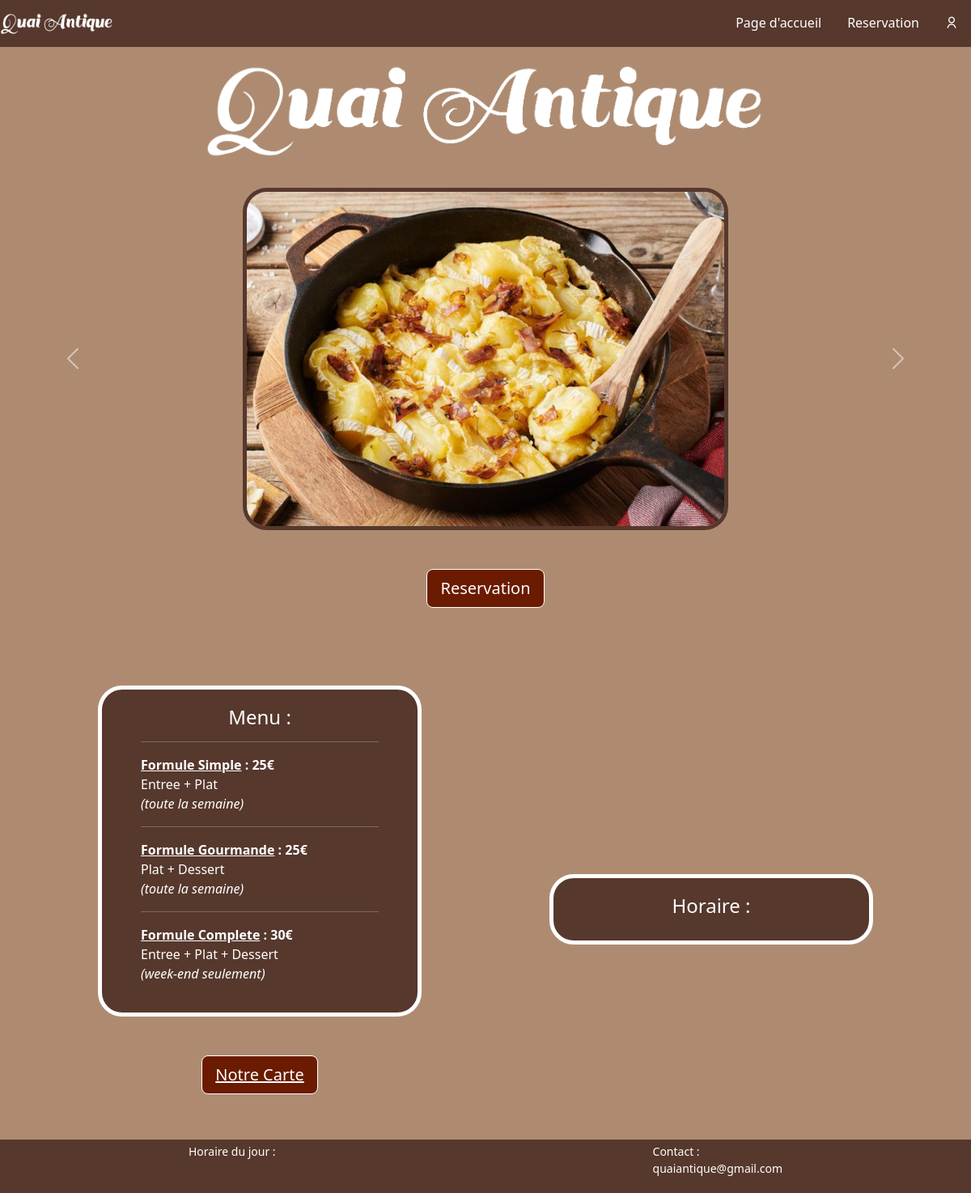
The page / on the database its author committed.
### tables this page shows
CREATE TABLE `galerieImage` (
    `galerieImage_id` INT(11) NOT NULL PRIMARY KEY AUTO_INCREMENT,
    `galerieImage_name` VARCHAR(36) NOT NULL UNIQUE,
    `galerieImage_imgLink` VARCHAR(255) NOT NULL UNIQUE
);

CREATE TABLE `menu` (
    `menu_id` INT(3) NOT NULL PRIMARY KEY AUTO_INCREMENT,
    `menu_title` VARCHAR(36) NOT NULL,
    `menu_description` VARCHAR(56) NOT NULL,
    `menu_horaire` VARCHAR(36) NOT NULL,
    `menu_prix` INT(3) NOT NULL
);

### index.php (the view, shortened to what this page needs)
<?php
include 'mysql/connect.php';
?>
<!DOCTYPE html>
<html lang="en">
<head>
    <link href="https://cdn.jsdelivr.net/npm/bootstrap@5.3.0/dist/css/bootstrap.min.css" rel="stylesheet">
    <link href="https://cdn.jsdelivr.net/npm/remixicon@2.3.0/fonts/remixicon.css" rel="stylesheet">
    <link rel="stylesheet" href="stylesheets/style.css" />
    <link rel="stylesheet" href="stylesheets/button.css" />
</head>
<body>
    <nav class="navbar fixed-top justify-content-between">
        <a class="navbar-brand" href="#header">
            <img src="assets/logo.png" width="140" height="30" />
        </a>
        <ul class="nav justify-content-end">
            <li class="nav-item">
                <a class="nav-link" href="#header">Page d'accueil</a>
            </li>
            <li class="nav-item">
                <a class="nav-link" href="page-reservation.php">Reservation</a>
            </li>
            <li class="nav-item">
                <a class="nav-link" href="compte.php">
                    <i class="ri-user-line"></i>
                </a>
            </li>
        </ul>
    </nav>
    <header id="header">
        <div class="text-center mt-5 py-4">
            <img src="assets/logo.png" width="700" height="130" class="img-fluid" alt="Responsive image" />
        </div>
    </header>
    <main>
        <section class="images nav-pc">
            <div id="carouselGalerieImage" class="carousel slide" data-ride="carousel">
                <div class="carousel-inner">
                    <?php
                    $isfirst = true;
                    foreach ($pdo->query("SELECT * FROM `galerieImage` ORDER BY `galerieImage_id`", PDO::FETCH_ASSOC) as $img) {
                        if ($isfirst) {
                            $isfirst = false;
                            echo
                            "<div class='carousel-item active'>
                                <img class='d-block w-50 mx-auto' src=" . $img['galerieImage_imgLink'] . ">
                                <div class='box carousel-caption d-none d-md-block'>
                                    <h5 class='text-hover'>" . $img['galerieImage_name'] . "</h5>
                                </div>
                            </div>";
                        }
                    }
                    ?>
                </div>
                <button class="carousel-control-prev" href="#carouselGalerieImage" role="button" data-slide="prev">
                    <span class="carousel-control-prev-icon"></span>
                </button>
                <button class="carousel-control-next" href="#carouselGalerieImage" role="button" data-slide="next">
                    <span class="carousel-control-next-icon"></span>
                </button>
            </div>
        </section>
        <section>
            <div class="text-center py-5" id="reservation">
                <a href="php-pages/page-reservation.php" class="btn btn-quaiAntique btn-lg">Reservation</a><br><br>
            </div>
        </section>
        <section class="container -appear mt-3 py-2 nav-pc">
            <article class="d-flex justify-content-around align-items-center">
                <div class="order-lg-1">
                    <div class="box px-5" id="menu">
                        <h4 class="text-center">Menu :</h4>
                        <?php
                        foreach ($pdo->query("SELECT * FROM `menu` ORDER BY `menu_id`", PDO::FETCH_ASSOC) as $m) {
                            echo "<hr></hr> <p> <b><u>" . $m['menu_title'] . "</u> : " . $m['menu_prix'] . "€</b><br>" . $m['menu_description'] . "<br> <i>(" . $m['menu_horaire'] . ")</i> </p>";
                        }
                        ?>
                    </div>
                    <div class="text-center px-5 py-5" id="carte">
                        <button type="button" class="btn btn-quaiAntique btn-lg">
                            <a class="text-url-button" href="php-pages/carte.php">Notre Carte </a>
                        </button>
                    </div>
                </div>
                <div class="order-lg-2">
                    <div class="box text-center px-5" id="horaire">
                        <h4>Horaire :</h4>
                    </div>
                </div>
            </article>
        </section>
    </main>
    <footer class="py-1 d-flex justify-content-around ">
        <div class="HoraireAujourdhui small">
            Horaire du jour : <br>
        </div>
        <div class="Contact">
            <p class="small">
                Contact : <br>
                quaiantique@gmail.com
            </p>
        </div>
    </footer>
</body>
</html>

### stylesheets/style.css (style rules this page uses)
.navbar { background-color: #56382d; }
.nav-link, .nav-link:visited { color: white; }
body { background-color: #ae8b70; color: white; }
.text-url-button:link { color: white; }
#menu.box, #horaire.box { width: 400px; border: 5px solid white; background-color: #56382d; padding: 20px; margin: auto; box-sizing: border-box; border-radius: 30px; }
.carousel-item .carousel-caption { background-color: rgba(86, 56, 45, 0%); margin: auto; width: 25%; border-radius: 30px; border: 5px solid rgba(86, 56, 45, 0%); }
.carousel-inner img { width: auto; height: auto; border: 5px solid #56382d; border-radius: 30px; }
.box { width: 400px; border: 7px solid #56382d; padding: 20px; margin: auto; box-sizing: border-box; border-radius: 30px; }
footer { background-color: #56382d; color: white; }

### stylesheets/button.css (style rules this page uses)
.btn-quaiAntique { color: #FFFFFF; background-color: #6B1B00; border-color: #FFFFFF; }

### rows shown on the page
galerieimage: galerieImage_imgLink (picture)
menu: menu_title "Formule Simple", menu_prix "25", menu_description "Entree + Plat", menu_horaire "toute la semaine"
menu: menu_title "Formule Gourmande", menu_prix "25", menu_description "Plat + Dessert", menu_horaire "toute la semaine"
menu: menu_title "Formule Complete", menu_prix "30", menu_description "Entree + Plat + Dessert", menu_horaire "week-end seulement"
